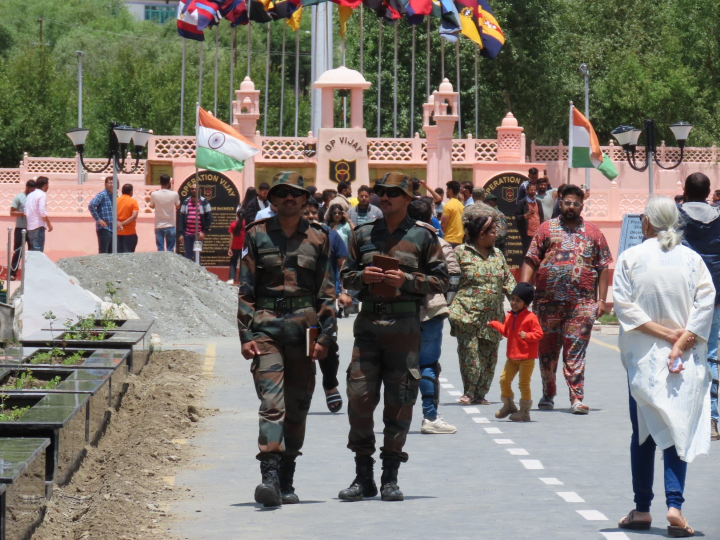
#> input picture Assignments/Assign_1/src/media/people.jpg, 1440 x 1080 px (shown at 1/2 size)
$ jupyter execute main.ipynb   (shell and % lines are left out)
#> lines starting #> are read from the running program, lines starting #| are printed output that depends on the picture
# Digital Image Processing - Assignment 0

Author: Soham Vaishnav (soham.vaishnav@research.iiit.ac.in)\
Roll No.: 2022112002

## Importing required libraries

[cell 1]
import os
import numpy as np
from matplotlib import pyplot as plt
import cv2

IMAGE_DIR = "./media/" # Image directory

## Misc. functions

[cell 2]
def GenerateHistogram(src, is_gray: bool) -> None: #uses Numpy and Matplotlib
    '''
    Generates luminance histogram for grayscale as well as color images. \
    Note that for color images, the input should be in BGR format.

    Arguments:
    src = the image for which histogram needs to be generated.
    '''

    if (not is_gray):
        uniqs, bins = np.unique(src[:,:,0], return_counts = True)
        plt.bar(uniqs, bins, color = "red")
        plt.xlim((0, 255))

        uniqs, bins = np.unique(src[:,:,1], return_counts = True)
        plt.bar(uniqs, bins, color = "green")
        plt.xlim((0, 255))

        uniqs, bins = np.unique(src[:,:,2], return_counts = True)
        plt.bar(uniqs, bins, color = "blue")
        plt.xlim((0, 255))

        return None

    else:
        uniqs, bins = np.unique(src, return_counts = True)
        plt.bar(uniqs, bins, color = 'gray')
        plt.xlim((0, 255))

    return uniqs, bins

def Convert(src, is_BGR: bool, to_RGB: bool, is_RGB: bool, to_BGR: bool):
    '''
    Converts the default (known via inputs) BGR image to RGB image for ease in plotting using Matplotlib

    Arguments:
    src = input image
    is_BGR = boolean to denote the current state of the image
    is_RGB = boolean to denote whether the conversion is required or not
    '''

    if ((is_BGR and to_RGB) or (is_RGB and to_BGR)):
        temp = src.copy()
        src[:,:,0] = temp[:,:,2]
        src[:,:,2] = temp[:,:,0]
        return src
    else:
        return src

## Task 1

Read an image (bell.jpeg) file into an array.\
I have used OpenCV libary for this task.

[cell 3]
def ImageRead(Image_Dir: str, file_name: str):
    '''
    Read an image into an array and return the array as well a boolean value to denote if it is
    a colored image (RGB) or not.

    Arguments:
    Image_Dir = path to directory containing the images.
    file_name = name of the image file.
    '''
    assert os.path.exists(Image_Dir), f"{Image_Dir} does not exist!" #checking for input path validity
    image_path = os.path.join(Image_Dir, file_name)

    assert os.path.exists(image_path), f"{image_path} does not exist!" #checking for image path validity
    image = cv2.imread(image_path, cv2.IMREAD_UNCHANGED)
    if (len(image.shape) == 3 and image.shape[2] == 3):
        image = Convert(image, is_BGR = True, to_RGB = True, is_RGB = False, to_BGR = False)
        print("Image '" + file_name + "' is read into an array and is stored in RGB format"
              " - 3 channels detected.")
        return image, True
    print("Image '" + file_name + "' is read into an array and is stored in Grayscale format"
          " - only 1 channel detected.")
    return image, False

filename = 'people.jpg'
image, isColor = ImageRead(Image_Dir = IMAGE_DIR, file_name = filename)
#> in ImageRead, image is the input picture: shape (1080, 1440, 3); mean B, G, R 110.9, 119.9, 125.6
#> in Convert, `src[:,:,0] = temp[:,:,2]`:
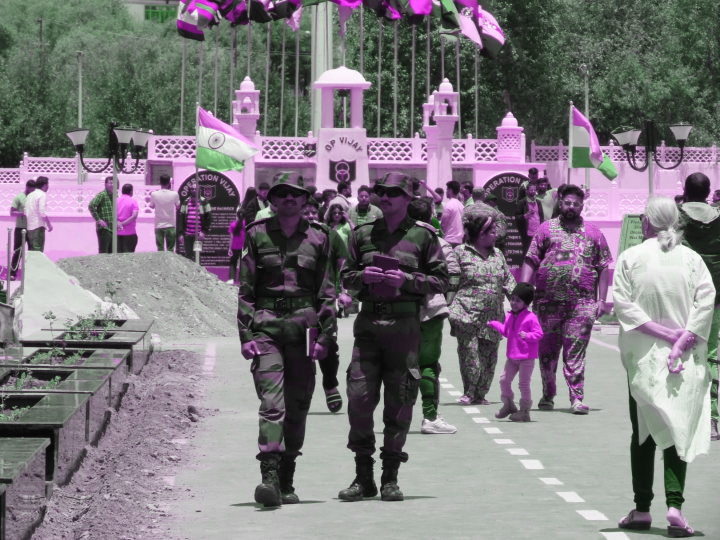
#> src: shape (1080, 1440, 3) (shown at 1/2 size); mean B, G, R 125.6, 119.9, 125.6
#> isColor = True
print("Image type: ", type(image))
#| Image type:  <class 'numpy.ndarray'>
print("The image array:\n", image)
#> (printed output is left out)
print("HxWxC: ", image.shape)
#| HxWxC:  (1080, 1440, 3)
print("data-type: ", image.dtype)
#| data-type:  uint8

## Task 2

Write an array into image-file while being mindful of Grayscale and RGB characteristics of the image.\
I have used OpenCV to do this task.

[cell 4]
def ImageWrite(src, Target_Dir: str, image_file_name: str, is_rgb: bool) -> None:
    '''
    Write an array into image-file and return the filepath.\\
    Note: Put is_rgb as False only if the image is Grayscale.

    Arguments:
    src = input image array
    Target_Dir = Path to the target directory
    image_file_name = name of the file the image needs to be written into
    is_rgb = a boolean value denoting whether the image is rgb or not;
            if not, image will be considered grayscale
    '''

    assert os.path.exists(Target_Dir), f"{Target_Dir} is invalid!"
    image_path = os.path.join(Target_Dir, image_file_name)

    if (is_rgb):
        src = Convert(src, is_BGR = False, to_RGB = False, is_RGB = True, to_BGR = True)
    cv2.imwrite(image_path, src)
    return image_path

filename = 'people.jpg'
target_filename = 'people_write.jpg'
image, isColor = ImageRead(IMAGE_DIR, filename)
ImageWrite(image, IMAGE_DIR, target_filename, isColor)
#> call 3 of Convert, with is_BGR = False, to_RGB = False, is_RGB = True, to_BGR = True
#> in Convert (call 3), `src[:,:,0] = temp[:,:,2]`:
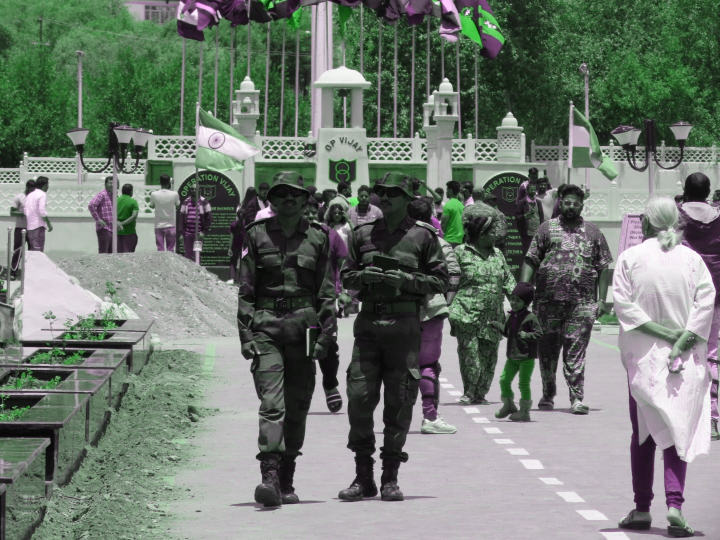
#> src: shape (1080, 1440, 3) (shown at 1/2 size); mean R, G, B 110.9, 119.9, 110.9
#> Out = './media/people_write.jpg'

## Task 3

Change brightness of the image.\
I have used Numpy for this task and Matplotlib for displaying the results.

[cell 5]
def Brighten(src, b_factor: float, isColor: bool):
    '''
    Brightens the image by modifying its pixel intensities.

    Arguments:
    src = input image array in HWC format.
    b_factor = the value by which the brightness needs to be increased.
    isColor = boolean value for denoting the type of the image.
    '''

    if (isColor):
        intensity_increaser = b_factor*np.ones((src.shape[0], src.shape[1], src.shape[2]))
    else:
        intensity_increaser = b_factor*np.ones((src.shape[0], src.shape[1]))

    image = (src + intensity_increaser).clip(0, 255).astype(np.uint8)
    print("Image has been processed.")

    return image

filename = 'people.jpg'
image, isColor = ImageRead(IMAGE_DIR, filename)

#plotting
bf = [-100, -10, 0, 10, 100]
plt.suptitle("Brightness Change")
for i in range(5):
    image_bright = Brighten(image, bf[i], isColor)

    if (bf[i] == 0):
        plt.subplot(2, 3, i+1)
        plt.imshow(image_bright)
        plt.axis('off')
        plt.title("Original")
        continue

    plt.subplot(2, 3, i+1)
    plt.imshow(image_bright)
    plt.axis('off')
    plt.title("bf=%i"%bf[i])
plt.tight_layout()
plt.show()
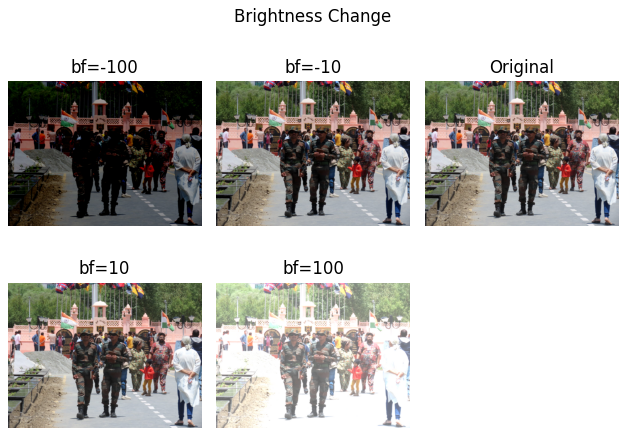
#> figure drawn by matplotlib, 5 panels
plt.savefig('BF.png')


plt.suptitle("Brightness Change | Histogram")
for i in range(5):
    image_bright = Brighten(image, bf[i], isColor)

    if (bf[i] == 0):
        plt.subplot(2, 3, i+1)
        GenerateHistogram(image_bright, False)
        plt.xlabel("PI(s)")
        plt.ylabel("#pixels")
        plt.title("Original")
        continue

    plt.subplot(2, 3, i+1)
    GenerateHistogram(image_bright, False)
    plt.xlabel("PI(s)")
    plt.ylabel("#pixels")
    plt.title("bf=%i"%bf[i])
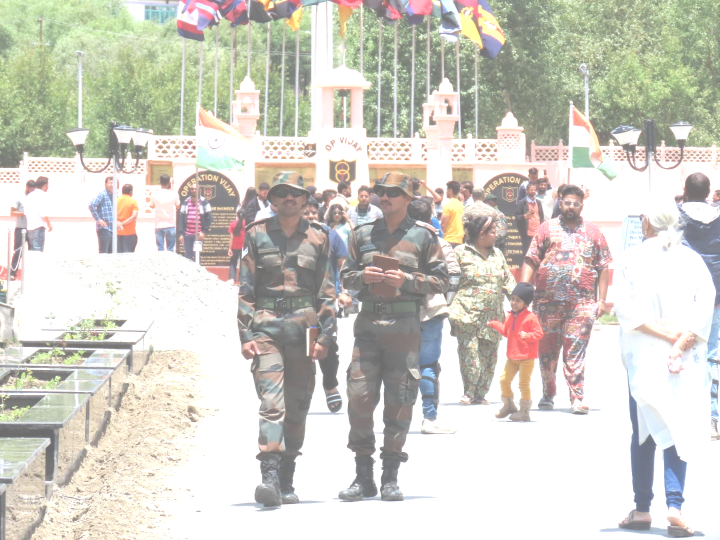
#> image_bright: shape (1080, 1440, 3) (shown at 1/2 size); mean R, G, B 209.4, 207.2, 198.1

plt.tight_layout()
plt.savefig('BF_Hist.png')
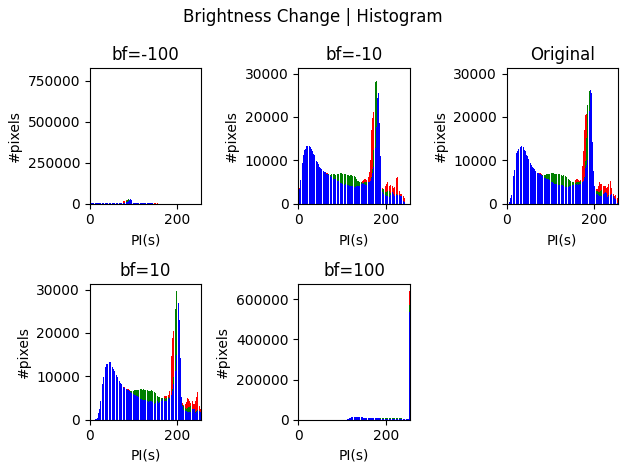
#> figure drawn by matplotlib, 5 panels; panel 1: tallest bar 629004 high, from x = -0.4 to 0.4; panel 1: tallest bar 642869 high, from x = -0.4 to 0.4; panel 1: tallest bar 785365 high, from x = -0.4 to 0.4; panel 2: tallest bar 21158 high, from x = 171.6 to 172.4

## Task 4

Change contrast of the image.\
Using Numpy to do the task and Matplotlib to display.

Technique: Referred to the textbook "Digital Image Processing" (4th Ed.) for understanding the concept of contrast stretching.

[cell 6]
def Contrast_NL(src, is_color: bool, increase: bool):
    '''
    Apply constrast in an image using non-linear stretching/compressing the intensity range to [0, 255].\n

    Arguments:
    src = input low contrast image
    is_color = boolean value to denote the type of image being passed as input.
    increase = boolean value which denotes if the contrast needs to be increased or decreased.
    '''

    if (increase):
        p1 = [np.min(src), 0]
        p2 = [np.max(src), 255]

    else:
        p1 = np.random.randint(70, 100)
        p2 = np.random.randint(150, 200)

        p1 = [np.min(src), p1]
        p2 = [np.max(src), p2]

    image = p1[1] + (p2[1] - p1[1])*(src - p1[0]*np.ones((src.shape[0], src.shape[1], src.shape[2])))/(p2[0] - p1[0])
    image = image.clip(0, 255).astype(np.uint8)

    return image

def Contrast_L(src, is_color: bool, alpha: float):
    '''
    Apply constrast in an image using linear stretching/compressing the intensity range to [0, 255].\n

    Arguments:
    src = input low contrast image
    is_color = boolean value to denote the type of image being passed as input.
    increase = boolean value which denotes if the contrast needs to be increased or decreased.
    '''

    image = alpha*src
    image = image.clip(0, 255).astype(np.uint8)

    return image

image, isColor = ImageRead(IMAGE_DIR, 'people_lowcont.jpg')
#> call 4 of ImageRead, with Image_Dir = './media/', file_name = 'people_lowcont.jpg'
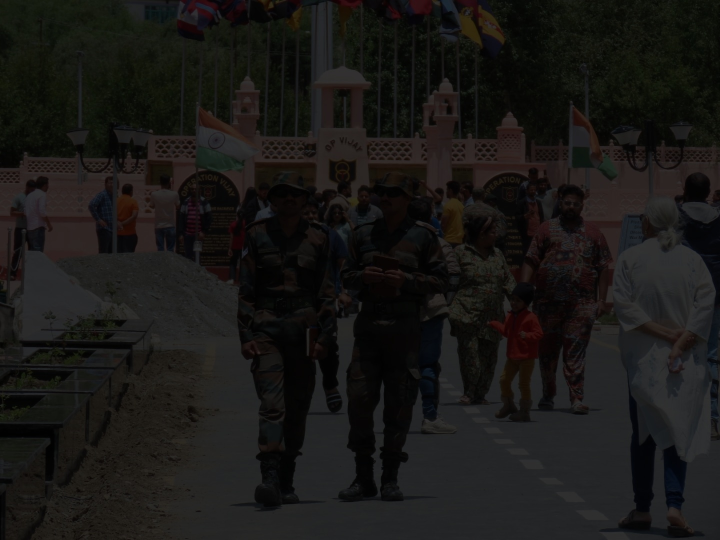
#> input picture Assignments/Assign_1/src/media/people_lowcont.jpg, 1440 x 1080 px (shown at 1/2 size)
#> in ImageRead, image is the input picture: shape (1080, 1440, 3); mean B, G, R 21.7, 23.6, 24.8

#plotting
plt.suptitle("Contrast Stretching - NonLin")
plt.subplot(2, 2, 1)
plt.imshow(image)
plt.axis('off')
plt.title("Original (LC)")
image_NL = Contrast_NL(image, isColor, True)
#> in Contrast_NL, `p1 = [np.min(src), 0]`: p1 = [0, 0]
#> in Contrast_NL, `p2 = [np.max(src), 255]`: p2 = [57, 255]
#> in Contrast_NL, `image = p1[1] + (p2[1] - p1[1])*(src - p1[0]*np.ones((src.shape[0], sr..`:
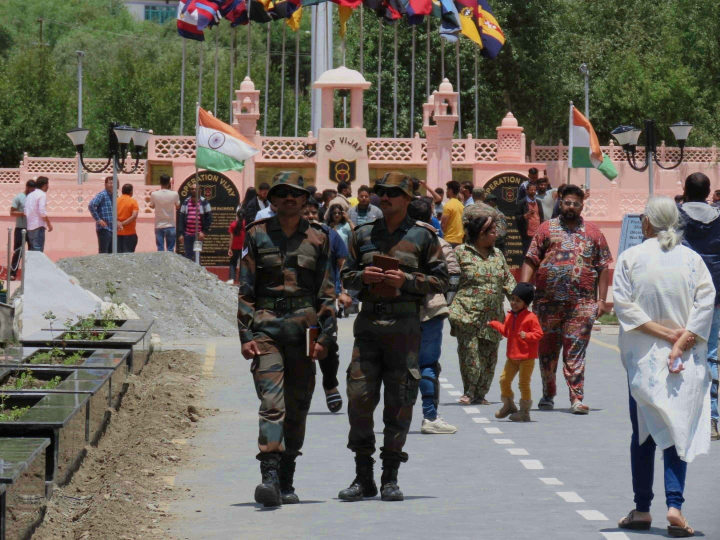
#> image: shape (1080, 1440, 3) float64 (shown at 1/2 size); mean R, G, B 110.8, 105.5, 97.2
plt.subplot(2, 2, 2)
plt.imshow(image_NL)
plt.axis('off')
plt.title("Constrast Stretched")
plt.subplot(2, 2, 3)
GenerateHistogram(image, not isColor)
plt.xlabel("PI(s)")
plt.ylabel("#pixels")
plt.title("LC Hist")
plt.subplot(2, 2, 4)
GenerateHistogram(image_NL, not isColor)
plt.xlabel("PI(s)")
plt.ylabel("#pixels")
plt.title("Constrast Stretched Hist")
plt.tight_layout()
plt.savefig('CStretch_NL.png')
#> figure, not shown here; panel 3: tallest bar 111692 high, from x = 35.6 to 36.4; panel 3: tallest bar 130517 high, from x = 36.6 to 37.4; panel 3: tallest bar 97187 high, from x = 38.6 to 39.4; panel 4: tallest bar 111692 high, from x = 160.6 to 161.4
plt.show()

plt.suptitle("Contrast Stretching - Lin")
plt.subplot(2, 2, 1)
plt.imshow(image)
plt.axis('off')
plt.title("Original (LC)")
image_L = Contrast_L(image, isColor, 3)
#> in Contrast_L, `image = alpha*src`:
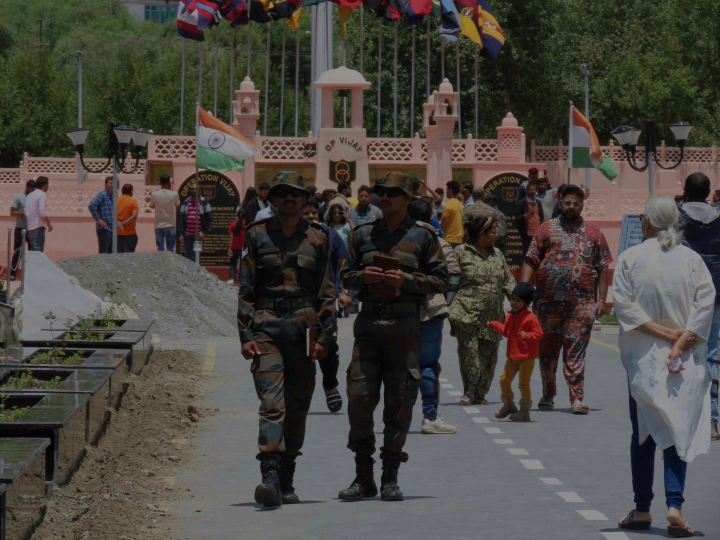
#> image: shape (1080, 1440, 3) (shown at 1/2 size); mean R, G, B 74.3, 70.8, 65.2
plt.subplot(2, 2, 2)
plt.imshow(image_L)
plt.axis('off')
plt.title("Constrast Stretched")
plt.subplot(2, 2, 3)
GenerateHistogram(image, not isColor)
plt.xlabel("PI(s)")
plt.ylabel("#pixels")
plt.title("LC Hist")
plt.subplot(2, 2, 4)
GenerateHistogram(image_L, not isColor)
plt.xlabel("PI(s)")
plt.ylabel("#pixels")
plt.title("Constrast Stretched Hist")
plt.tight_layout()
plt.savefig('CStretch_L.png')
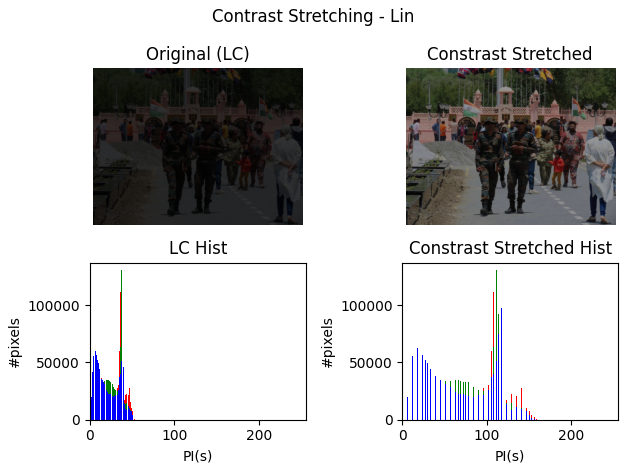
#> figure drawn by matplotlib, 4 panels; panel 3: tallest bar 111692 high, from x = 35.6 to 36.4; panel 3: tallest bar 130517 high, from x = 36.6 to 37.4; panel 3: tallest bar 97187 high, from x = 38.6 to 39.4; panel 4: tallest bar 111692 high, from x = 107.6 to 108.4
plt.show()
